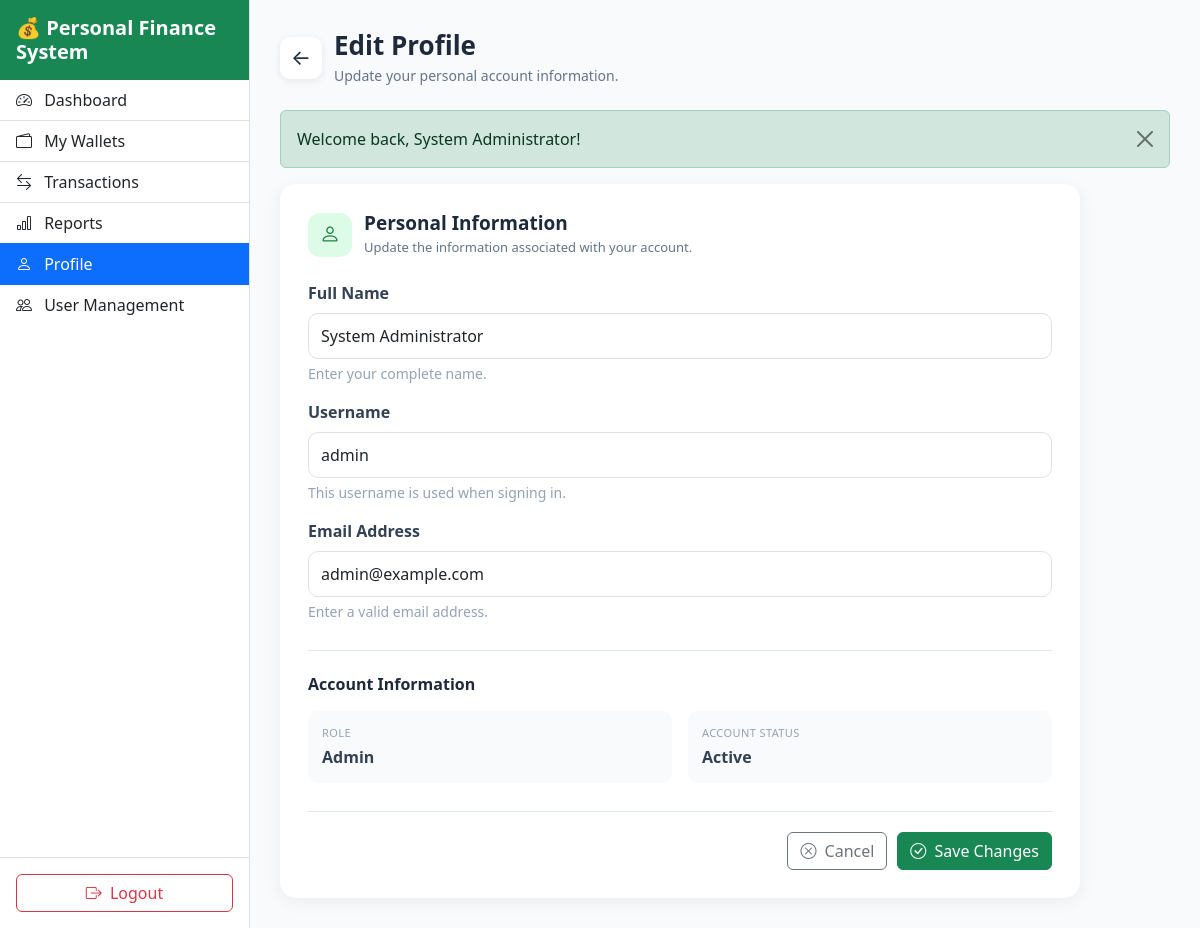
Page /profile/edit.php (signed in) on the committed database.
### tables this page shows
CREATE TABLE `users` (
  `id` int(10) unsigned NOT NULL AUTO_INCREMENT,
  `fullname` varchar(150) NOT NULL,
  `username` varchar(50) NOT NULL,
  `email` varchar(150) NOT NULL,
  `password` varchar(255) NOT NULL,
  `role` enum('Admin','User') NOT NULL DEFAULT 'User',
  `status` enum('Active','Inactive') NOT NULL DEFAULT 'Active',
  `created_at` timestamp NOT NULL DEFAULT current_timestamp(),
  `updated_at` timestamp NOT NULL DEFAULT current_timestamp() ON UPDATE current_timestamp(),
  PRIMARY KEY (`id`),
  UNIQUE KEY `username` (`username`),
  UNIQUE KEY `email` (`email`)
);

### app/helpers/functions.php (called while the page is built, shortened)
<?php
function e($value)
{
    return htmlspecialchars(
        $value ?? '',
        ENT_QUOTES,
        'UTF-8'
    );
}
function getFlash()
{
    $flash =
        $_SESSION['flash'];
    return $flash;
}

### profile/edit.php (the view, shortened to what this page needs)
<?php
require_once __DIR__ . '/../app/config/database.php';
require_once __DIR__ . '/../app/helpers/functions.php';
$userId = (int) $_SESSION['user_id'];
$stmt = $pdo->prepare("
    SELECT
        id,
        fullname,
        username,
        email,
        role,
        status
    FROM users
    WHERE id = :id
    LIMIT 1
");
$stmt->execute([
    ':id' => $userId
]);
$user = $stmt->fetch();
$flash = getFlash();
$fullname =
    $user['fullname'] ?? '';
$username =
    $user['username'] ?? '';
$email =
    $user['email'] ?? '';
$role =
    $user['role'] ?? '';
$status =
    $user['status'] ?? '';
?>
<!DOCTYPE html>
<html lang="en">
<head>
<link
    href="https://cdn.jsdelivr.net/npm/bootstrap@5.3.7/dist/css/bootstrap.min.css"
    rel="stylesheet"
>
<link
    rel="stylesheet"
    href="https://cdn.jsdelivr.net/npm/bootstrap-icons@1.13.1/font/bootstrap-icons.min.css"
>
</head>
<body>
<div
    class="
        d-none
        d-md-flex
        flex-column
        bg-white
        border-end
        position-fixed
        top-0
        bottom-0
    "
    style="
        width: 250px;
    "
>
    <div
        class="
            p-3
            bg-success
            text-white
        "
    >
        <h5
            class="
                mb-0
                fw-bold
            "
        >
            💰 <?= e(APP_NAME) ?>
        </h5>
    </div>
    <div
        class="
            list-group
            list-group-flush
            flex-grow-1
        "
    >
        <a
            href="<?= BASE_URL ?>dashboard/"
            class="
                list-group-item
                list-group-item-action
            "
        >
            <i
                class="
                    bi
                    bi-speedometer2
                    me-2
                "
            ></i>
            Dashboard
        </a>
        <a
            href="<?= BASE_URL ?>wallets/"
            class="
                list-group-item
                list-group-item-action
            "
        >
            <i
                class="
                    bi
                    bi-wallet2
                    me-2
                "
            ></i>
            My Wallets
        </a>
        <a
            href="<?= BASE_URL ?>transactions/"
            class="
                list-group-item
                list-group-item-action
            "
        >
            <i
                class="
                    bi
                    bi-arrow-left-right
                    me-2
                "
            ></i>
            Transactions
        </a>
        <a
            href="<?= BASE_URL ?>reports/"
            class="
                list-group-item
                list-group-item-action
            "
        >
            <i
                class="
                    bi
                    bi-bar-chart
                    me-2
                "
            ></i>
            Reports
        </a>
        <a
            href="<?= BASE_URL ?>profile/"
            class="
                list-group-item
                list-group-item-action
                active
            "
        >
            <i
                class="
                    bi
                    bi-person
                    me-2
                "
            ></i>
            Profile
        </a>
        <?php if (
            strtolower(
                $user['role'] ?? ''
            ) === 'admin'
        ): ?>
            <a
                href="<?= BASE_URL ?>users/"
                class="
                    list-group-item
                    list-group-item-action
                "
            >
                <i
                    class="
                        bi
                        bi-people
                        me-2
                    "
                ></i>
                User Management
            </a>
        <?php endif; ?>
    </div>
    <div
        class="
            p-3
            border-top
        "
    >
        <a
            href="<?= BASE_URL ?>auth/logout.php"
            class="
                btn
                btn-outline-danger
                w-100
            "
        >
            <i
                class="
                    bi
                    bi-box-arrow-right
                    me-1
                "
            ></i>
            Logout
        </a>
    </div>
</div>
<main
    class="
        profile-content
    "
>
    <div class="profile-header">
        <a
            href="<?= BASE_URL ?>profile/"
            class="back-button"
            aria-label="Back to Profile"
        >
            ←
        </a>
        <div>
            <h1 class="profile-title">
                Edit Profile
            </h1>
            <p class="profile-subtitle">
                Update your personal account information.
            </p>
        </div>
    </div>
    <?php if ($flash): ?>
        <div
            class="
                alert
                alert-<?= e(
                    $flash['type']
                )
                ?>
                alert-dismissible
                fade
                show
            "
            role="alert"
        >
            <?= e(
                $flash['message']
            ) ?>
            <button
                type="button"
                class="btn-close"
                data-bs-dismiss="alert"
            ></button>
        </div>
    <?php endif; ?>
    <div class="edit-card">
        <div class="edit-card-body">
            <div class="section-header">
                <div class="section-icon">
                    <i
                        class="
                            bi
                            bi-person
                        "
                    ></i>
                </div>
                <div>
                    <h2 class="section-title">
                        Personal Information
                    </h2>
                    <p class="section-description">
                        Update the information associated with your account.
                    </p>
                </div>
            </div>
            <form
                method="POST"
                action="<?= BASE_URL ?>profile/update.php"
            >
                <div class="mb-3">
                    <label
                        for="fullname"
                        class="form-label"
                    >
                        Full Name
                    </label>
                    <input
                        type="text"
                        class="form-control"
                        id="fullname"
                        name="fullname"
                        value="<?= e($fullname) ?>"
                        maxlength="100"
                        required
                    >
                    <div class="form-text">
                        Enter your complete name.
                    </div>
                </div>
                <div class="mb-3">
                    <label
                        for="username"
                        class="form-label"
                    >
                        Username
                    </label>
                    <input
                        type="text"
                        class="form-control"
                        id="username"
                        name="username"
                        value="<?= e($username) ?>"
                        maxlength="50"
                        required
                    >
                    <div class="form-text">
                        This username is used when signing in.
                    </div>
                </div>
                <div class="mb-3">
                    <label
                        for="email"
                        class="form-label"
                    >
                        Email Address
                    </label>
                    <input
                        type="email"
                        class="form-control"
                        id="email"
                        name="email"
                        value="<?= e($email) ?>"
                        maxlength="150"
                        required
                    >
                    <div class="form-text">
                        Enter a valid email address.
                    </div>
                </div>
                <div class="readonly-section">
                    <h3 class="readonly-title">
                        Account Information
                    </h3>
                    <div class="row g-3">
                        <div class="col-12 col-md-6">
                            <div class="readonly-box">
                                <span class="readonly-label">
                                    Role
                                </span>
                                <span class="readonly-value">
                                    <?= e($role) ?>
                                </span>
                            </div>
                        </div>
                        <div class="col-12 col-md-6">
                            <div class="readonly-box">
                                <span class="readonly-label">
                                    Account Status
                                </span>
                                <span class="readonly-value">
                                    <?= e($status) ?>
                                </span>
                            </div>
                        </div>
                    </div>
                </div>
                <div class="form-actions">
                    <a
                        href="<?= BASE_URL ?>profile/"
                        class="
                            btn
                            btn-outline-secondary
                        "
                    >
                        <i
                            class="
                                bi
                                bi-x-circle
                                me-1
                            "
                        ></i>
                        Cancel
                    </a>
                    <button
                        type="submit"
                        class="
                            btn
                            btn-success
                        "
                    >
                        <i
                            class="
                                bi
                                bi-check-circle
                                me-1
                            "
                        ></i>
                        Save Changes
                    </button>
                </div>
            </form>
        </div>
    </div>
</main>
</body>
</html>

### profile/edit.php (style rules this page uses)
body { background: #f8fafc; color: #1e293b; }
.profile-content { margin-left: 250px; padding: 30px; }
.profile-header { display: flex; align-items: center; gap: 12px; margin-bottom: 24px; }
.back-button { width: 42px; height: 42px; display: inline-flex; align-items: center; justify-content: center; border-radius: 10px; background: #ffffff; color: #1e293b; text-decoration: none; font-size: 21px; box-shadow: 0 2px 8px rgba( 0, 0, 0, 0.08 ); }
.profile-title { margin: 0; font-size: 26px; font-weight: 700; }
.profile-subtitle { margin: 4px 0 0; color: #64748b; font-size: 14px; }
.edit-card { max-width: 800px; border: 0; border-radius: 16px; background: #ffffff; box-shadow: 0 4px 18px rgba( 0, 0, 0, 0.06 ); }
.edit-card-body { padding: 28px; }
.section-header { display: flex; align-items: center; gap: 12px; margin-bottom: 24px; }
.section-icon { width: 44px; height: 44px; border-radius: 12px; display: flex; align-items: center; justify-content: center; background: #dcfce7; color: #15803d; font-size: 20px; }
.section-title { margin: 0; font-size: 19px; font-weight: 700; }
.section-description { margin: 3px 0 0; font-size: 13px; color: #64748b; }
.form-label { font-weight: 600; color: #334155; }
.form-control { min-height: 46px; border-radius: 10px; }
.form-text { color: #94a3b8; }
.readonly-section { margin-top: 28px; padding-top: 24px; border-top: 1px solid #e2e8f0; }
.readonly-title { font-size: 16px; font-weight: 700; margin-bottom: 16px; }
.readonly-box { padding: 14px; background: #f8fafc; border-radius: 10px; }
.readonly-label { display: block; font-size: 11px; text-transform: uppercase; letter-spacing: 0.4px; color: #94a3b8; margin-bottom: 4px; }
.readonly-value { font-weight: 600; color: #334155; }
.form-actions { display: flex; justify-content: flex-end; gap: 10px; margin-top: 28px; padding-top: 20px; border-top: 1px solid #e2e8f0; }

### rows in the picture
users: fullname "System Administrator", username "admin", email "admin@example.com", role "Admin", status "Active"

### other values in the picture
APP_NAME "Personal Finance System"
$flash['message'] "Welcome back, System Administrator!"
